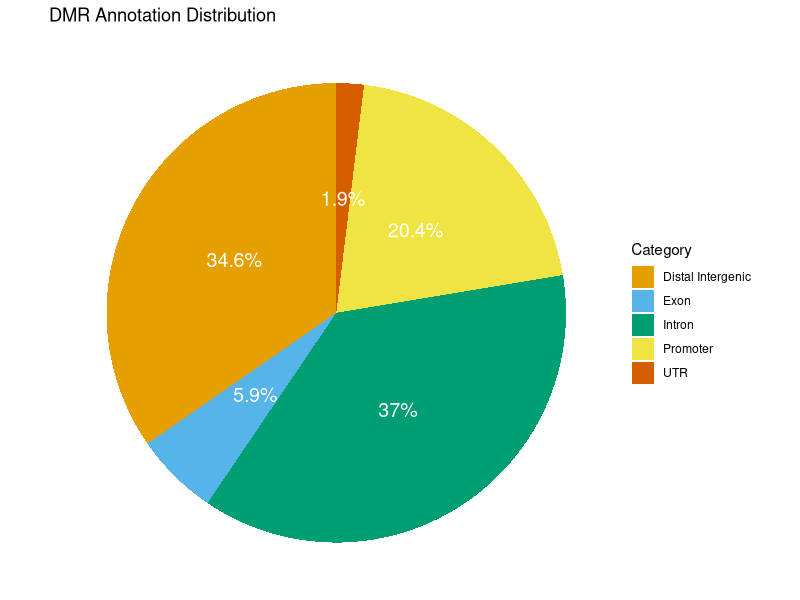
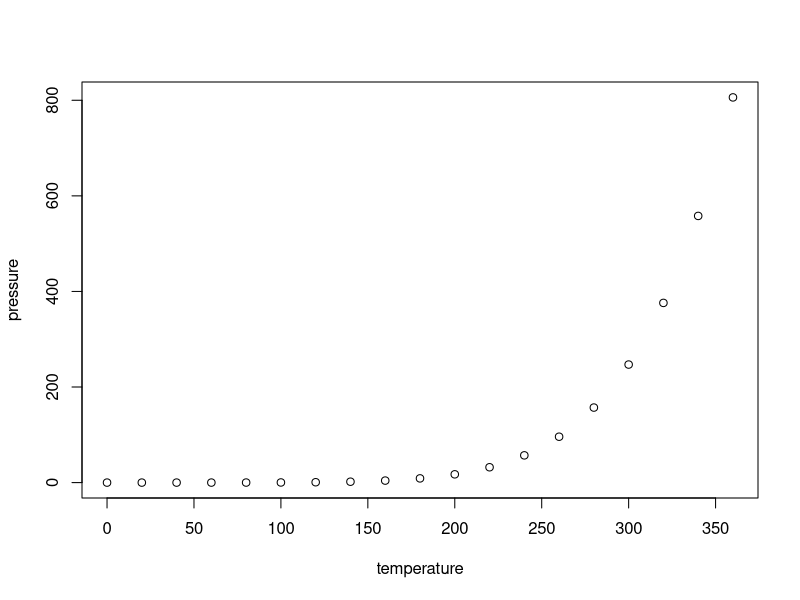
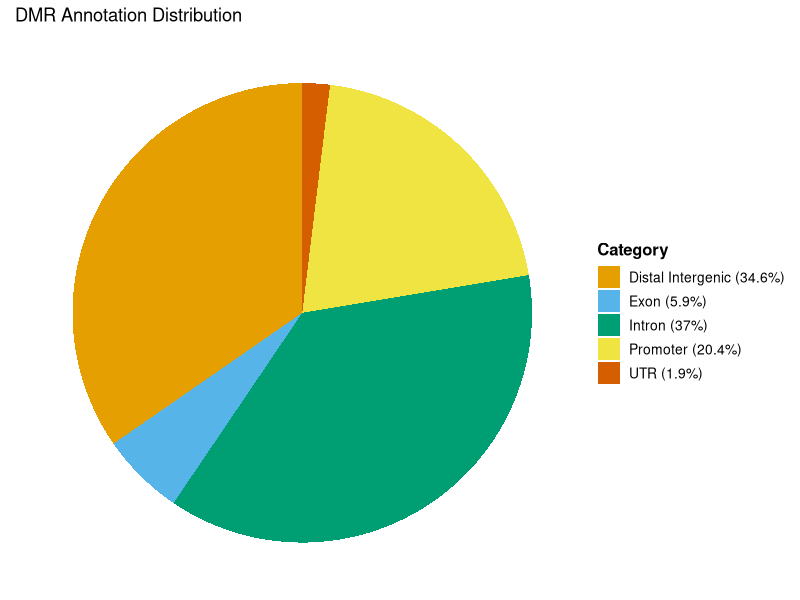

Recreate these plots in R, in order.
## ---- chunk 1
# Load required libraries
library(ggplot2)

# Create a dataframe with categories and percentages
dmr_data <- data.frame(
  Category = c("Promoter", "UTR", "Exon", "Intron", "Distal Intergenic"),
  Percentage = c(20.41, 1.93, 5.88, 37.05, 34.6)
)

# Define custom colors
colors <- c("#E69F00", "#56B4E9", "#009E73", "#F0E442", "#D55E00") # Colorblind-friendly palette

# Create a pie chart
ggplot(dmr_data, aes(x = "", y = Percentage, fill = Category)) +
  geom_bar(stat = "identity", width = 1) +
  coord_polar("y", start = 0) +
  scale_fill_manual(values = colors) +
  theme_void() +
  labs(title = "DMR Annotation Distribution") +
  geom_text(aes(label = paste0(round(Percentage, 1), "%")), 
            position = position_stack(vjust = 0.5), color = "white", size = 5)


## ---- chunk 2

# Create a dataframe with categories and percentages
dmr_data <- data.frame(
  Category = c("Promoter", "UTR", "Exon", "Intron", "Distal Intergenic"),
  Percentage = c(20.41, 1.93, 5.88, 37.05, 34.6)
)

# Create category labels with percentages
dmr_data$Label <- paste0(dmr_data$Category, " (", round(dmr_data$Percentage, 1), "%)")

# Define custom colors (colorblind-friendly)
colors <- c("#E69F00", "#56B4E9", "#009E73", "#F0E442", "#D55E00")

# Open a PDF device to save the plot
pdf("DMR_Annotation_Distribution.pdf", width = 7, height = 5) 

# Create the pie chart
ggplot(dmr_data, aes(x = "", y = Percentage, fill = Label)) +
  geom_bar(stat = "identity", width = 1) +
  coord_polar("y", start = 0) +  # Convert bar chart into pie chart
  scale_fill_manual(values = colors) +  # Apply custom colors
  theme_void() +  # Remove axis and grid for a clean pie chart
  labs(title = "DMR Annotation Distribution", fill = "Category") +  # Add title & legend label
  theme(legend.title = element_text(size = 12, face = "bold"),
        legend.text = element_text(size = 10))  # Adjust legend text size

# Close the PDF device
dev.off()

## ---- chunk 3
knitr::opts_chunk$set(echo = TRUE)
## ---- chunk 4
summary(cars)
## ---- chunk 5
plot(pressure)
